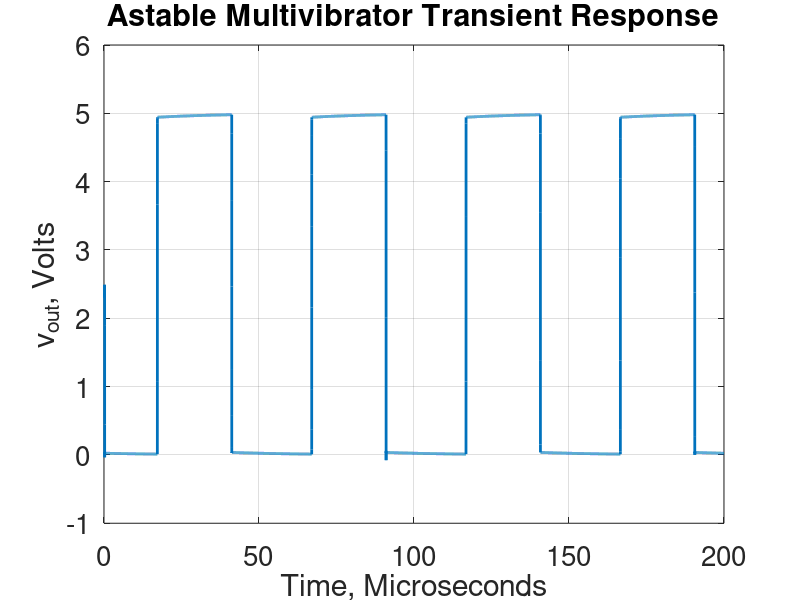

Here is the MATLAB script that generated this plot:
%% Number 4
%   Author: Derek Haas
%   Date: 10-28-18
%

close all;

%% Plot astable multivibrator transient response

data = csvread('astableMulti_transient.CSV');
time = data(:, 1);
Vout = data(:, 2);

figure(1);

plot(time * 10e5, Vout, 'linewidth', 2);
set(gca,'fontsize',20)
title('Astable Multivibrator Transient Response');
xlabel('Time, Microseconds')
ylabel('v_{out}, Volts');
grid on;
ylim([-1 6]);
